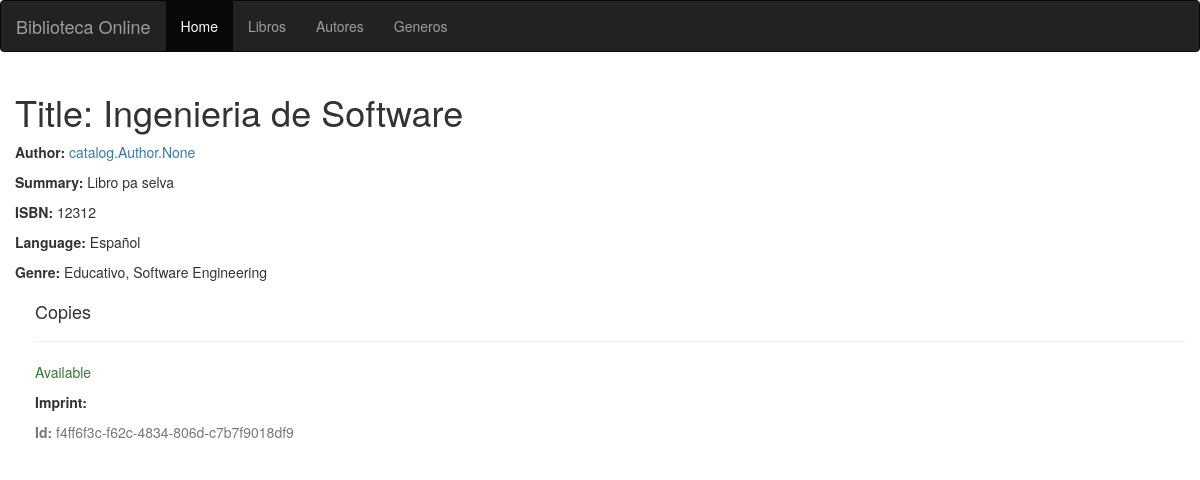
Screenshot of /catalog/libros/5 with the database file from the repository.
### catalog/models.py (models this page shows, shortened)
class Book(models.Model):
    title = models.CharField(max_length=30, help_text="Titulo del Libro")
    summary = models.TextField(max_length=40, help_text="Resumen del Libro")
    imprint = models.CharField(max_length=20)
    isbn = models.CharField('ISBN', max_length=13)
    author = models.ManyToManyField(Author)
    genre = models.ManyToManyField(Genre)
    language = models.ForeignKey(Language, on_delete=models.PROTECT)

class Language(models.Model):
    name = models.CharField(max_length=30, help_text="Idioma")
    def __str__(self):
        return self.name

class Genre(models.Model):
    name = models.CharField(max_length=30, help_text="Nombre de Genero")
    def __str__(self):
        return self.name

class BookInstance(models.Model):
    id = models.UUIDField(
        primary_key=True, default=uuid.uuid4, help_text="ID Unico de libro")
    due_back = models.DateField()
    LOAN_STATUS = (('m', 'Maintenance'), ('o', 'On loan'),
                   ('a', 'Available'), ('r', 'Reserved'))
    status = models.CharField(max_length=1, choices=LOAN_STATUS,
                              blank=True, default='m',
                              help_text='Disponibilidad del Libro')
    book = models.ForeignKey(Book, on_delete=models.SET_NULL, null=True)

### catalog/views.py (the view)
# urls.py: path('libros/<pk>', views.DetalleLibros.as_view(), name='book-detail'),
class DetalleLibros(generic.DetailView):
    model = Book

### catalog/templates/catalog/book_detail.html (shortened to what this page needs)
{% extends 'base.html' %}
{% block content %}
  <h1>Title: {{ book.title }}</h1>
  <p><strong>Author:</strong> <a href="">{{ book.author }}</a></p>
  <p><strong>Summary:</strong> {{ book.summary }}</p>
  <p><strong>ISBN:</strong> {{ book.isbn }}</p>
  <p><strong>Language:</strong> {{ book.language }}</p>
  <p><strong>Genre:</strong> {% for genre in book.genre.all %} {{ genre }}{% if not forloop.last %}, {% endif %}{% endfor %}</p>
  <div style="margin-left:20px;margin-top:20px">
    <h4>Copies</h4>
    {% for copy in book.bookinstance_set.all %}
    <hr>
    <p class="{% if copy.status == 'a' %}text-success{% elif copy.status == 'm' %}text-danger{% else %}text-warning{% endif %}">{{ copy.get_status_display }}</p>
    <p><strong>Imprint:</strong> {{copy.imprint}}</p>
    <p class="text-muted"><strong>Id:</strong> {{copy.id}}</p>
    {% endfor %}
  </div>
{% endblock %}

### rows the page displays
Book: title "Ingenieria de Software", author "catalog.Author.None", summary "Libro pa selva", isbn "12312", language "Español"
Genre: name "Educativo"
Genre: name "Software Engineering"
BookInstance: status "Available", id "f4ff6f3c-f62c-4834-806d-c7b7f9018df9"
